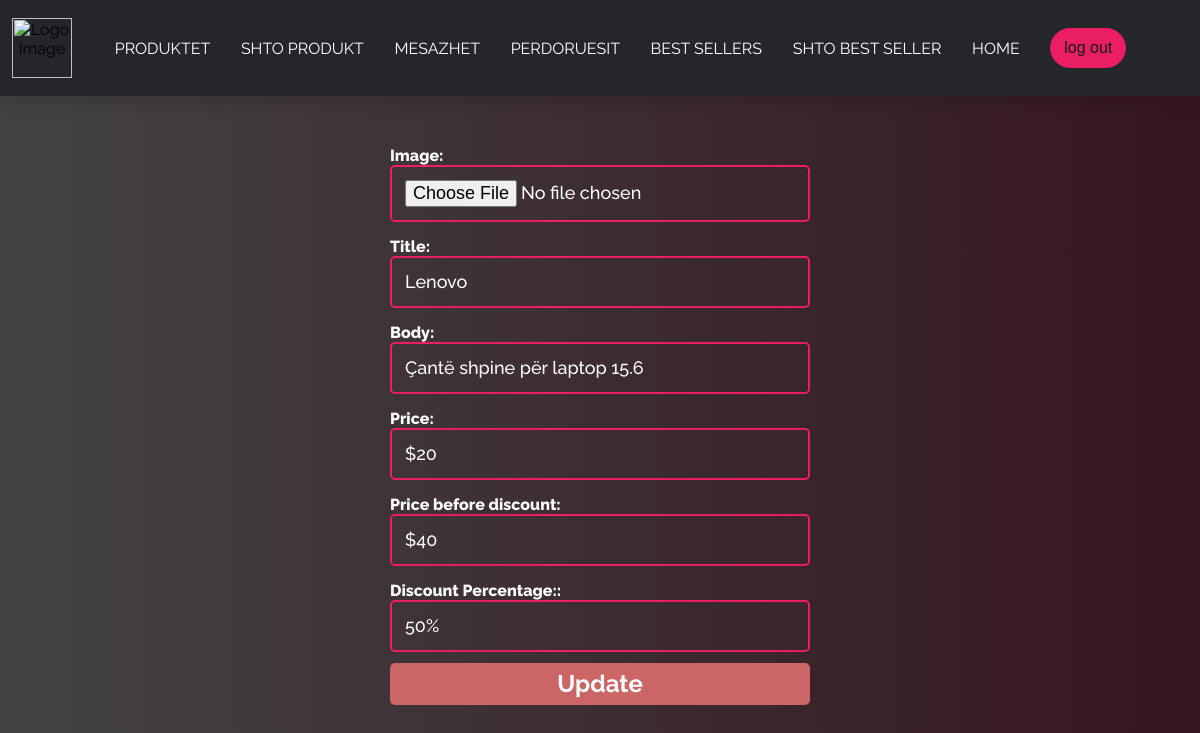
The page /php/views/edit-bestsellers.php?id=5 on the database its author committed.
### tables this page shows
CREATE TABLE `bestsellers` (
  `Id` int(11) NOT NULL,
  `Fotoja` varchar(255) NOT NULL,
  `Marka` varchar(255) NOT NULL,
  `Pershkrimi` varchar(255) NOT NULL,
  `Cmimi_Aktual` varchar(255) NOT NULL,
  `Cmimi_Zbritjes` varchar(255) NOT NULL,
  `Perqindja_Zbritjes` varchar(255) NOT NULL,
  `LastEditedBY` varchar(255) NOT NULL
);

### php/Controllers/BestSellers.php (called while the page is built, shortened)
<?php
require_once '../config/Database.php';
    class BestSellers{
        public $db;
        public function __construct(){
            $this->db=new Database;
        }
        public function editoProdukte($id){
            $query=$this->db->pdo->prepare('SELECT * from bestsellers WHERE id=:id');
            $query->bindParam(':id',$id);
            $query->execute();
            return $query->fetch();
        }
    }
?>

### php/config/Database.php (called while the page is built, shortened)
<?php
class Database{
    public function __construct(){
        try{
            $link=new PDO('mysql:host=localhost;dbname=techstore','root','');
            $this->pdo=$link;
        }catch(PDOException $exception){
            die($exception->getMessage());
        }
    }
}
?>

### php/views/edit-bestsellers.php (the view, shortened to what this page needs)
<?php
require_once '../controllers/BestSellers.php';
if(isset($_GET['id'])){
    $menuid=$_GET['id'];
}
$bestSeller= new BestSellers;
$currentproduct=$bestSeller->editoProdukte($menuid);
include_once "../components/headerAdmin.php";
?>
<link rel="stylesheet" href="../../css/form.css">
<div>
    <form method="POST">
        Image:
        <input type="file" name="Fotoja" value="<?php echo $currentproduct['Fotoja'];?>"class ="input" >
        <br>
        Title:
        <input type="text" class ="input" name="Marka" value="<?php echo $currentproduct['Marka'];?>">
        <br>
        Body:
        <input type="text" class ="input" name="Pershkrimi" value="<?php echo $currentproduct['Pershkrimi'];?>">
        <br>
        Price:
        <input type="text" class ="input" name="Cmimi_Aktual" value="<?php echo $currentproduct['Cmimi_Aktual'];?>">
        <br>
        Price before discount:
        <input type="text" class ="input" name="Cmimi_Zbritjes" value ="<?php echo $currentproduct['Cmimi_Zbritjes'];?>">
        <br>
        Discount Percentage::
        <input type="text" class ="input" name="Perqindja_Zbritjes" value ="<?php echo $currentproduct['Perqindja_Zbritjes'];?>">
        <input type="submit" class ="input" name="submit" value="Update" class ="save">
    </form>
</div>

### css/nav.css (style rules this page uses)
body { margin: 0; padding: 0; box-sizing: border-box; font-family: "Raleway", sans-serif; overflow-x: hidden; }

### css/form.css (style rules this page uses)
body { background-image: linear-gradient(to right, #434343 0%, #361620 100%); font-family: "Raleway", sans-serif; overflow-x: hidden; }
form { max-width:420px; margin:50px auto; color: white; font-weight: 800; }
.input { color:white; font-family: "Raleway", sans-serif; font-weight:500; font-size: 18px; border-radius: 5px; line-height: 22px; background-color: transparent; border:2px solid #e91e63; transition: all 0.3s; padding: 13px; margin-bottom: 15px; width:100%; box-sizing: border-box; outline:0; }
[type="submit"] { font-family: "Raleway", sans-serif; width: 100%; background:#CC6666; border-radius:5px; border:0; cursor:pointer; color:white; font-size:24px; padding-top:10px; padding-bottom:10px; transition: all 0.3s; margin-top:-4px; font-weight:700; }

### rows shown on the page
bestsellers: Marka "Lenovo", Pershkrimi "Çantë shpine për laptop 15.6", Cmimi_Aktual "$20", Cmimi_Zbritjes "$40", Perqindja_Zbritjes "50%"
